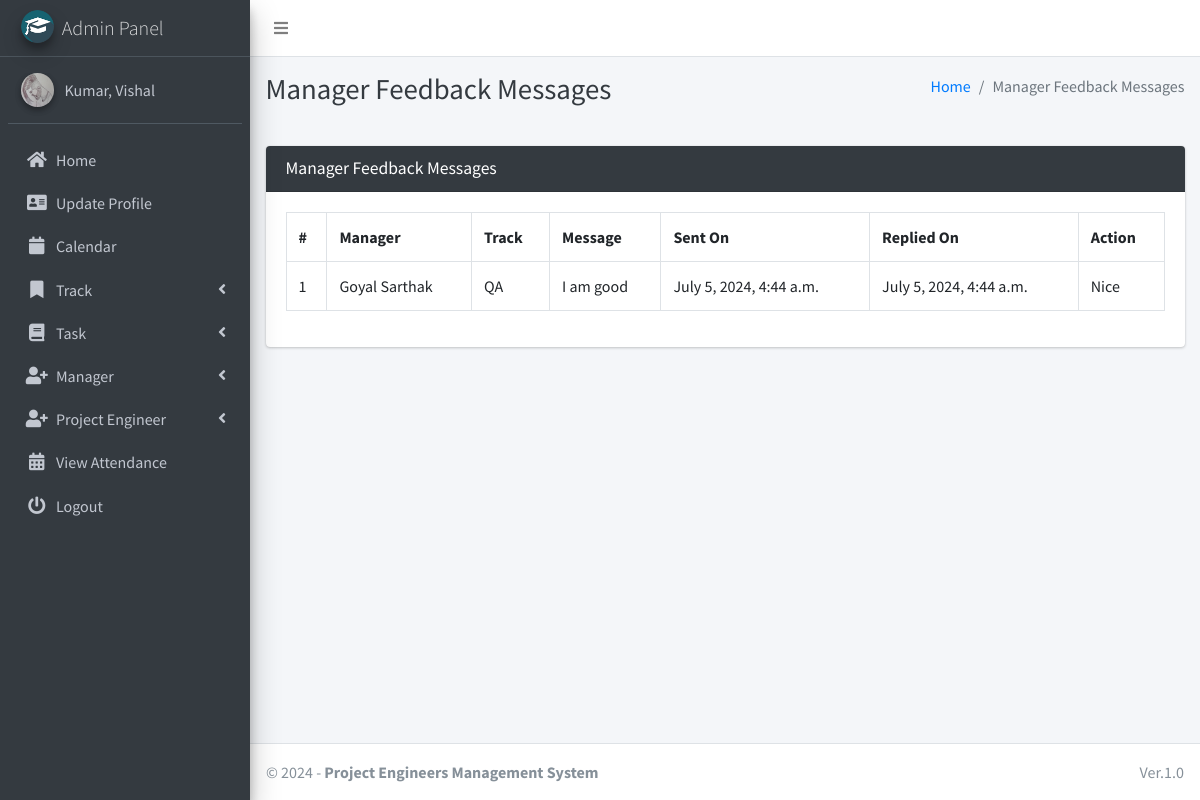
The app's page /manager/view/feedback/ (signed in) with its own data.
### main_app/models.py (models this page shows)
class CustomUser(AbstractUser):
    USER_TYPE = ((1, "HOD"), (2, "Manager"), (3, "ProjectEngineer"))
    GENDER = [("M", "Male"), ("F", "Female")]
    username = None  # Removed username, using email instead
    email = models.EmailField(unique=True)
    user_type = models.CharField(default=1, choices=USER_TYPE, max_length=1) # type: ignore
    gender = models.CharField(max_length=1, choices=GENDER)
    profile_pic = models.ImageField()
    address = models.TextField()
    fcm_token = models.TextField(default="")  # For firebase notifications
    created_at = models.DateTimeField(auto_now_add=True)
    updated_at = models.DateTimeField(auto_now=True)
    USERNAME_FIELD = "email"
    REQUIRED_FIELDS = []
    objects = CustomUserManager()
    def __str__(self):
        return self.last_name + ", " + self.first_name

class FeedbackManager(models.Model):
    manager = models.ForeignKey(Manager, on_delete=models.CASCADE)
    feedback = models.TextField()
    reply = models.TextField()
    created_at = models.DateTimeField(auto_now_add=True)
    updated_at = models.DateTimeField(auto_now=True)

class Manager(models.Model):
    track = models.ForeignKey(Track, on_delete=models.DO_NOTHING, null=True, blank=False)
    admin = models.OneToOneField(CustomUser, on_delete=models.CASCADE)
    def __str__(self):
        return self.admin.last_name + " " + self.admin.first_name

class Track(models.Model):
    name = models.CharField(max_length=120)
    created_at = models.DateTimeField(auto_now_add=True)
    updated_at = models.DateTimeField(auto_now=True)
    def __str__(self):
        return self.name

### main_app/hod_views.py (the view, shortened to what this page needs)
# urls.py: path("manager/view/feedback/", hod_views.manager_feedback_message,
@csrf_exempt
def manager_feedback_message(request):
    if request.method != 'POST':
        feedbacks = FeedbackManager.objects.all()
        context = {
            'feedbacks': feedbacks,
            'page_title': 'Manager Feedback Messages'
        }
        return render(request, 'hod_template/manager_feedback_template.html', context)

### main_app/templates/hod_template/manager_feedback_template.html (shortened to what this page needs)
{% extends 'main_app/base.html' %}
{% load static %}
{% block page_title %}{{page_title}}{% endblock page_title %}
{% block content %}
<section class="content">
    <div class="container-fluid">
        <div class="row">
            <div class="col-md-12">
                <div class="card card-dark">
                    <div class="card-header">
                        <h3 class="card-title">{{page_title}}</h3>
                    </div>
                    <div class="table card-body">
                        <table class="table table-bordered table-hover">
                            <tr>
                                <th>#</th>
                                <th>Manager</th>
                                <th>Track</th>
                                <th>Message</th>
                                <th>Sent On</th>
                                <th>Replied On</th>
                                <th>Action</th>
                            </tr>
                            {% for feedback in  feedbacks %}
                              <tr>
                                  <td>{{forloop.counter}}</td>
                                  <td>{{feedback.manager}}</td>
                                  <td>{{feedback.manager.track}}</td>
                                  <td>{{feedback.feedback}}</td>
                                    {% if feedback.reply == "" %}
                                    <td>{{feedback.created_at}}</td>
                                    <td><span  class='badge badge-warning'>Pending Response</span></td>
                                         <td> <button data-toggle = "modal" data-target = "#reply_modal" value="{{feedback.id}}" class="btn btn-success reply_open_modal">Reply</button>
                                        {% else %}
                                        <td>{{feedback.created_at}}</td>
                                        <td>{{feedback.updated_at}}</td>
                                          <td>{{feedback.reply}}</td>
                                    {% endif %}
                              </tr>
                            {% endfor %}
                        </table>
                    </div>
                    </div>
            </div>
        </div>
    </div>
</section>
{% endblock content %}

### main_app/templates/main_app/sidebar_template.html (shortened to what this page needs)
{% load static %}
<aside class="main-sidebar sidebar-dark-info elevation-4">
    {% if request.user.user_type == '1' %}
    <a href="{% url 'admin_home' %}" class="brand-link">
        <img src="{% static 'dist/img/cmsl.png' %} " alt="AdminLTE Logo"
            class="brand-image img-circle elevation-3" >
        <span class="brand-text font-weight-light">Admin Panel</span>
    </a>
    <div class="sidebar">
        <div class="user-panel mt-3 pb-3 mb-3 d-flex">
            <div class="image">
                <img src="{{ request.user.profile_pic}}" class="img-circle elevation-2" alt="User Image">
            </div>
            <div class="info">
                <a href="#" class="d-block">{{user}}</a>
            </div>
        </div>
        <nav class="mt-2">
            <ul class="nav nav-pills nav-sidebar flex-column" data-widget="treeview" role="menu" data-accordion="false">
                <li class="nav-item">
                    {% url 'admin_home' as admin_home %}
                    <a href="{{admin_home}}" class="nav-link {% if admin_home == request.path %} active {% endif %}">
                        <i class="nav-icon fas fa-home"></i>
                        <p>
                            Home
                        </p>
                    </a>
                </li>
                <li class="nav-item">
                    {% url 'admin_view_profile' as admin_view_profile %}
                    <a href="{{admin_view_profile}}"
                        class="nav-link {% if admin_view_profile == request.path %} active {% endif %}">
                        <i class="nav-icon fas fa-address-card"></i>
                        <p>
                            Update Profile
                        </p>
                    </a>
                </li>
                <li class="nav-item">
                    <a href="/calendar"
                        class="nav-link">
                        <i class="nav-icon fas fa-calendar"></i>
                        <p>
                            Calendar
                        </p>
                    </a>
                </li>
                <li class="nav-item has-treeview">
                    <a href="#" class="nav-link">
                        <i class="nav-icon fas fa-bookmark"></i>
                        <p>
                            Track
                            <i class="fas fa-angle-left right"></i>
                        </p>
                    </a>
                </li>
                <li class="nav-item has-treeview">
                    <a href="#" class="nav-link">
                        <i class="nav-icon fas fa-book"></i>
                        <p>
                            Task
                            <i class="fas fa-angle-left right"></i>
                        </p>
                    </a>
                </li>
                <li class="nav-item has-treeview">
                    <a href="#" class="nav-link">
                        <i class="nav-icon fas fa-user-plus"></i>
                        <p>
                            Manager
                            <i class="fas fa-angle-left right"></i>
                        </p>
                    </a>
        </li>
        <li class="nav-item has-treeview">
            <a href="#" class="nav-link">
                <i class="nav-icon fas fa-user-plus"></i>
                <p>
                    Project Engineer
                    <i class="fas fa-angle-left right"></i>
                </p>
            </a>
        </li>
         <li class="nav-item">
            {% url 'admin_view_attendance' as admin_view_attendance %}
                    <a href="{{ admin_view_attendance }}"
                        class="nav-link  {% if admin_view_attendance == request.path %} active {% endif %}">
                        <i class="nav-icon fas fa-calendar-alt"></i>
                        <p>
                            View Attendance
                        </p>
                    </a>
                </li>
                                        {% endif %}
                                        <li class="nav-item">
                                            <a href="{% url 'user_logout' %}"
                                                onclick="return confirm('Your session would be terminated.\n\nProceed?')"
                                                class="nav-link">
                                                <i class="nav-icon fas fa-power-off"></i>
                                                <p>
                                                    Logout
                                                </p>
                                            </a>
                                        </li>
                                    </ul>
                                </nav>
                            </div>
</aside>

### records on screen
CustomUser: user.profile_pic (picture), last_name+first_name "Kumar, Vishal"
FeedbackManager: manager "Goyal Sarthak", manager.track "QA", feedback "I am good", created_at "July 5, 2024, 4:44 a.m.", updated_at "July 5, 2024, 4:44 a.m.", reply "Nice"

### other values on screen
{{ page_title }} "Manager Feedback Messages"
